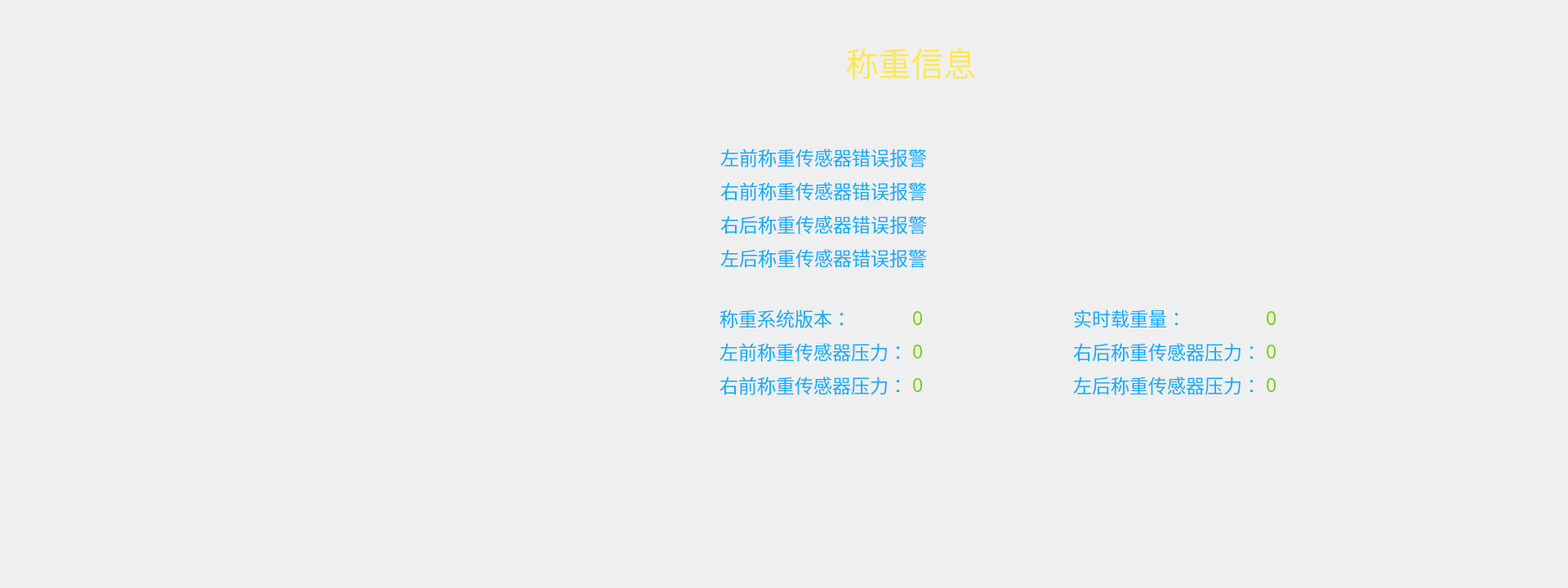
<?xml version="1.0" encoding="UTF-8"?>
<ui version="4.0">
 <class>FORM_WeighQuery</class>
 <widget class="QWidget" name="FORM_WeighQuery">
  <property name="geometry">
   <rect>
    <x>0</x>
    <y>0</y>
    <width>1920</width>
    <height>720</height>
   </rect>
  </property>
  <property name="windowTitle">
   <string>Form</string>
  </property>
  <property name="styleSheet">
   <string notr="true">/*background-image: url(:/pic_de260/bg_01.png);*/
QLabel{
color: rgb(15, 175, 252);
font: 17pt &quot;WenQuanYi Zen Hei&quot;;
}</string>
  </property>
  <widget class="QLabel" name="label_2">
   <property name="geometry">
    <rect>
     <x>930</x>
     <y>50</y>
     <width>371</width>
     <height>51</height>
    </rect>
   </property>
   <property name="font">
    <font>
     <family>TakaoPGothic</family>
     <pointsize>30</pointsize>
     <weight>50</weight>
     <italic>false</italic>
     <bold>false</bold>
    </font>
   </property>
   <property name="styleSheet">
    <string notr="true">color: rgb(252, 233, 79);
font: 30pt &quot;TakaoPGothic&quot;;</string>
   </property>
   <property name="text">
    <string>称重信息</string>
   </property>
   <property name="alignment">
    <set>Qt::AlignCenter</set>
   </property>
  </widget>
  <widget class="QLabel" name="label_3">
   <property name="geometry">
    <rect>
     <x>1290</x>
     <y>50</y>
     <width>81</width>
     <height>51</height>
    </rect>
   </property>
   <property name="font">
    <font>
     <family>WenQuanYi Zen Hei</family>
     <pointsize>17</pointsize>
     <weight>50</weight>
     <italic>false</italic>
     <bold>false</bold>
    </font>
   </property>
   <property name="styleSheet">
    <string notr="true"/>
   </property>
   <property name="text">
    <string/>
   </property>
   <property name="pixmap">
    <pixmap resource="resources.qrc">:/ico_260/902.png</pixmap>
   </property>
   <property name="scaledContents">
    <bool>false</bool>
   </property>
   <property name="alignment">
    <set>Qt::AlignCenter</set>
   </property>
  </widget>
  <widget class="QLabel" name="menu_8">
   <property name="geometry">
    <rect>
     <x>1314</x>
     <y>412</y>
     <width>230</width>
     <height>35</height>
    </rect>
   </property>
   <property name="font">
    <font>
     <family>WenQuanYi Zen Hei</family>
     <pointsize>17</pointsize>
     <weight>50</weight>
     <italic>false</italic>
     <bold>false</bold>
    </font>
   </property>
   <property name="styleSheet">
    <string notr="true"/>
   </property>
   <property name="text">
    <string>右后称重传感器压力：</string>
   </property>
   <property name="alignment">
    <set>Qt::AlignLeading|Qt::AlignLeft|Qt::AlignVCenter</set>
   </property>
  </widget>
  <widget class="QLabel" name="value_4">
   <property name="geometry">
    <rect>
     <x>1550</x>
     <y>412</y>
     <width>80</width>
     <height>35</height>
    </rect>
   </property>
   <property name="font">
    <font>
     <family>WenQuanYi Zen Hei</family>
     <pointsize>17</pointsize>
     <weight>50</weight>
     <italic>false</italic>
     <bold>false</bold>
    </font>
   </property>
   <property name="styleSheet">
    <string notr="true">color: rgb(115, 210, 22)</string>
   </property>
   <property name="text">
    <string>0</string>
   </property>
   <property name="alignment">
    <set>Qt::AlignLeading|Qt::AlignLeft|Qt::AlignVCenter</set>
   </property>
  </widget>
  <widget class="QLabel" name="menu_6">
   <property name="geometry">
    <rect>
     <x>881</x>
     <y>412</y>
     <width>230</width>
     <height>35</height>
    </rect>
   </property>
   <property name="font">
    <font>
     <family>WenQuanYi Zen Hei</family>
     <pointsize>17</pointsize>
     <weight>50</weight>
     <italic>false</italic>
     <bold>false</bold>
    </font>
   </property>
   <property name="styleSheet">
    <string notr="true"/>
   </property>
   <property name="text">
    <string>左前称重传感器压力：</string>
   </property>
   <property name="alignment">
    <set>Qt::AlignLeading|Qt::AlignLeft|Qt::AlignVCenter</set>
   </property>
  </widget>
  <widget class="QLabel" name="value_5">
   <property name="geometry">
    <rect>
     <x>1550</x>
     <y>453</y>
     <width>80</width>
     <height>35</height>
    </rect>
   </property>
   <property name="font">
    <font>
     <family>WenQuanYi Zen Hei</family>
     <pointsize>17</pointsize>
     <weight>50</weight>
     <italic>false</italic>
     <bold>false</bold>
    </font>
   </property>
   <property name="styleSheet">
    <string notr="true">color: rgb(115, 210, 22)</string>
   </property>
   <property name="text">
    <string>0</string>
   </property>
   <property name="alignment">
    <set>Qt::AlignLeading|Qt::AlignLeft|Qt::AlignVCenter</set>
   </property>
  </widget>
  <widget class="QLabel" name="value_1">
   <property name="geometry">
    <rect>
     <x>1117</x>
     <y>371</y>
     <width>80</width>
     <height>35</height>
    </rect>
   </property>
   <property name="font">
    <font>
     <family>WenQuanYi Zen Hei</family>
     <pointsize>17</pointsize>
     <weight>50</weight>
     <italic>false</italic>
     <bold>false</bold>
    </font>
   </property>
   <property name="styleSheet">
    <string notr="true">color: rgb(115, 210, 22)
</string>
   </property>
   <property name="text">
    <string>0</string>
   </property>
   <property name="alignment">
    <set>Qt::AlignLeading|Qt::AlignLeft|Qt::AlignVCenter</set>
   </property>
  </widget>
  <widget class="QLabel" name="value_3">
   <property name="geometry">
    <rect>
     <x>1117</x>
     <y>453</y>
     <width>80</width>
     <height>35</height>
    </rect>
   </property>
   <property name="font">
    <font>
     <family>WenQuanYi Zen Hei</family>
     <pointsize>17</pointsize>
     <weight>50</weight>
     <italic>false</italic>
     <bold>false</bold>
    </font>
   </property>
   <property name="styleSheet">
    <string notr="true">color: rgb(115, 210, 22)</string>
   </property>
   <property name="text">
    <string>0</string>
   </property>
   <property name="alignment">
    <set>Qt::AlignLeading|Qt::AlignLeft|Qt::AlignVCenter</set>
   </property>
  </widget>
  <widget class="QLabel" name="menu_5">
   <property name="geometry">
    <rect>
     <x>881</x>
     <y>371</y>
     <width>230</width>
     <height>35</height>
    </rect>
   </property>
   <property name="minimumSize">
    <size>
     <width>230</width>
     <height>35</height>
    </size>
   </property>
   <property name="font">
    <font>
     <family>WenQuanYi Zen Hei</family>
     <pointsize>17</pointsize>
     <weight>50</weight>
     <italic>false</italic>
     <bold>false</bold>
    </font>
   </property>
   <property name="styleSheet">
    <string notr="true"/>
   </property>
   <property name="text">
    <string>称重系统版本：</string>
   </property>
   <property name="alignment">
    <set>Qt::AlignLeading|Qt::AlignLeft|Qt::AlignVCenter</set>
   </property>
  </widget>
  <widget class="QLabel" name="menu_7">
   <property name="geometry">
    <rect>
     <x>881</x>
     <y>453</y>
     <width>230</width>
     <height>35</height>
    </rect>
   </property>
   <property name="font">
    <font>
     <family>WenQuanYi Zen Hei</family>
     <pointsize>17</pointsize>
     <weight>50</weight>
     <italic>false</italic>
     <bold>false</bold>
    </font>
   </property>
   <property name="styleSheet">
    <string notr="true"/>
   </property>
   <property name="text">
    <string>右前称重传感器压力：</string>
   </property>
   <property name="alignment">
    <set>Qt::AlignLeading|Qt::AlignLeft|Qt::AlignVCenter</set>
   </property>
  </widget>
  <widget class="QLabel" name="menu_9">
   <property name="geometry">
    <rect>
     <x>1314</x>
     <y>453</y>
     <width>230</width>
     <height>35</height>
    </rect>
   </property>
   <property name="font">
    <font>
     <family>WenQuanYi Zen Hei</family>
     <pointsize>17</pointsize>
     <weight>50</weight>
     <italic>false</italic>
     <bold>false</bold>
    </font>
   </property>
   <property name="styleSheet">
    <string notr="true"/>
   </property>
   <property name="text">
    <string>左后称重传感器压力：</string>
   </property>
   <property name="alignment">
    <set>Qt::AlignLeading|Qt::AlignLeft|Qt::AlignVCenter</set>
   </property>
  </widget>
  <widget class="QLabel" name="menu_10">
   <property name="geometry">
    <rect>
     <x>1314</x>
     <y>371</y>
     <width>138</width>
     <height>35</height>
    </rect>
   </property>
   <property name="font">
    <font>
     <family>WenQuanYi Zen Hei</family>
     <pointsize>17</pointsize>
     <weight>50</weight>
     <italic>false</italic>
     <bold>false</bold>
    </font>
   </property>
   <property name="styleSheet">
    <string notr="true"/>
   </property>
   <property name="text">
    <string>实时载重量：</string>
   </property>
   <property name="alignment">
    <set>Qt::AlignLeading|Qt::AlignLeft|Qt::AlignVCenter</set>
   </property>
  </widget>
  <widget class="QLabel" name="value_2">
   <property name="geometry">
    <rect>
     <x>1117</x>
     <y>412</y>
     <width>80</width>
     <height>35</height>
    </rect>
   </property>
   <property name="font">
    <font>
     <family>WenQuanYi Zen Hei</family>
     <pointsize>17</pointsize>
     <weight>50</weight>
     <italic>false</italic>
     <bold>false</bold>
    </font>
   </property>
   <property name="styleSheet">
    <string notr="true">color: rgb(115, 210, 22);</string>
   </property>
   <property name="text">
    <string>0</string>
   </property>
   <property name="alignment">
    <set>Qt::AlignLeading|Qt::AlignLeft|Qt::AlignVCenter</set>
   </property>
  </widget>
  <widget class="QLabel" name="value_6">
   <property name="geometry">
    <rect>
     <x>1550</x>
     <y>371</y>
     <width>80</width>
     <height>35</height>
    </rect>
   </property>
   <property name="font">
    <font>
     <family>WenQuanYi Zen Hei</family>
     <pointsize>17</pointsize>
     <weight>50</weight>
     <italic>false</italic>
     <bold>false</bold>
    </font>
   </property>
   <property name="styleSheet">
    <string notr="true">color: rgb(115, 210, 22)</string>
   </property>
   <property name="text">
    <string>0</string>
   </property>
   <property name="alignment">
    <set>Qt::AlignLeading|Qt::AlignLeft|Qt::AlignVCenter</set>
   </property>
  </widget>
  <widget class="QLabel" name="light_1">
   <property name="geometry">
    <rect>
     <x>1153</x>
     <y>176</y>
     <width>30</width>
     <height>30</height>
    </rect>
   </property>
   <property name="styleSheet">
    <string notr="true"/>
   </property>
   <property name="text">
    <string/>
   </property>
   <property name="pixmap">
    <pixmap resource="resources.qrc">:/pic_de260/ico_27.png</pixmap>
   </property>
   <property name="alignment">
    <set>Qt::AlignRight|Qt::AlignTrailing|Qt::AlignVCenter</set>
   </property>
  </widget>
  <widget class="QLabel" name="light_3">
   <property name="geometry">
    <rect>
     <x>1153</x>
     <y>258</y>
     <width>30</width>
     <height>30</height>
    </rect>
   </property>
   <property name="text">
    <string/>
   </property>
   <property name="pixmap">
    <pixmap resource="resources.qrc">:/pic_de260/ico_27.png</pixmap>
   </property>
   <property name="alignment">
    <set>Qt::AlignRight|Qt::AlignTrailing|Qt::AlignVCenter</set>
   </property>
  </widget>
  <widget class="QLabel" name="text1">
   <property name="geometry">
    <rect>
     <x>882</x>
     <y>174</y>
     <width>265</width>
     <height>35</height>
    </rect>
   </property>
   <property name="minimumSize">
    <size>
     <width>265</width>
     <height>35</height>
    </size>
   </property>
   <property name="font">
    <font>
     <family>WenQuanYi Zen Hei</family>
     <pointsize>17</pointsize>
     <weight>50</weight>
     <italic>false</italic>
     <bold>false</bold>
    </font>
   </property>
   <property name="styleSheet">
    <string notr="true"/>
   </property>
   <property name="text">
    <string>左前称重传感器错误报警</string>
   </property>
   <property name="alignment">
    <set>Qt::AlignLeading|Qt::AlignLeft|Qt::AlignVCenter</set>
   </property>
  </widget>
  <widget class="QLabel" name="light_4">
   <property name="geometry">
    <rect>
     <x>1153</x>
     <y>299</y>
     <width>30</width>
     <height>30</height>
    </rect>
   </property>
   <property name="text">
    <string/>
   </property>
   <property name="pixmap">
    <pixmap resource="resources.qrc">:/pic_de260/ico_27.png</pixmap>
   </property>
   <property name="alignment">
    <set>Qt::AlignRight|Qt::AlignTrailing|Qt::AlignVCenter</set>
   </property>
  </widget>
  <widget class="QLabel" name="light_2">
   <property name="geometry">
    <rect>
     <x>1153</x>
     <y>217</y>
     <width>30</width>
     <height>30</height>
    </rect>
   </property>
   <property name="text">
    <string/>
   </property>
   <property name="pixmap">
    <pixmap resource="resources.qrc">:/pic_de260/ico_27.png</pixmap>
   </property>
   <property name="alignment">
    <set>Qt::AlignRight|Qt::AlignTrailing|Qt::AlignVCenter</set>
   </property>
  </widget>
  <widget class="QLabel" name="text3">
   <property name="geometry">
    <rect>
     <x>882</x>
     <y>256</y>
     <width>265</width>
     <height>35</height>
    </rect>
   </property>
   <property name="minimumSize">
    <size>
     <width>265</width>
     <height>35</height>
    </size>
   </property>
   <property name="font">
    <font>
     <family>WenQuanYi Zen Hei</family>
     <pointsize>17</pointsize>
     <weight>50</weight>
     <italic>false</italic>
     <bold>false</bold>
    </font>
   </property>
   <property name="styleSheet">
    <string notr="true"/>
   </property>
   <property name="text">
    <string>右后称重传感器错误报警</string>
   </property>
   <property name="alignment">
    <set>Qt::AlignLeading|Qt::AlignLeft|Qt::AlignVCenter</set>
   </property>
  </widget>
  <widget class="QLabel" name="text4">
   <property name="geometry">
    <rect>
     <x>882</x>
     <y>297</y>
     <width>265</width>
     <height>35</height>
    </rect>
   </property>
   <property name="minimumSize">
    <size>
     <width>265</width>
     <height>35</height>
    </size>
   </property>
   <property name="font">
    <font>
     <family>WenQuanYi Zen Hei</family>
     <pointsize>17</pointsize>
     <weight>50</weight>
     <italic>false</italic>
     <bold>false</bold>
    </font>
   </property>
   <property name="styleSheet">
    <string notr="true"/>
   </property>
   <property name="text">
    <string>左后称重传感器错误报警</string>
   </property>
   <property name="alignment">
    <set>Qt::AlignLeading|Qt::AlignLeft|Qt::AlignVCenter</set>
   </property>
  </widget>
  <widget class="QLabel" name="text2">
   <property name="geometry">
    <rect>
     <x>882</x>
     <y>215</y>
     <width>265</width>
     <height>35</height>
    </rect>
   </property>
   <property name="minimumSize">
    <size>
     <width>265</width>
     <height>35</height>
    </size>
   </property>
   <property name="font">
    <font>
     <family>WenQuanYi Zen Hei</family>
     <pointsize>17</pointsize>
     <weight>50</weight>
     <italic>false</italic>
     <bold>false</bold>
    </font>
   </property>
   <property name="styleSheet">
    <string notr="true"/>
   </property>
   <property name="text">
    <string>右前称重传感器错误报警</string>
   </property>
   <property name="alignment">
    <set>Qt::AlignLeading|Qt::AlignLeft|Qt::AlignVCenter</set>
   </property>
  </widget>
 </widget>
 <resources>
  <include location="resources.qrc"/>
 </resources>
 <connections/>
</ui>
